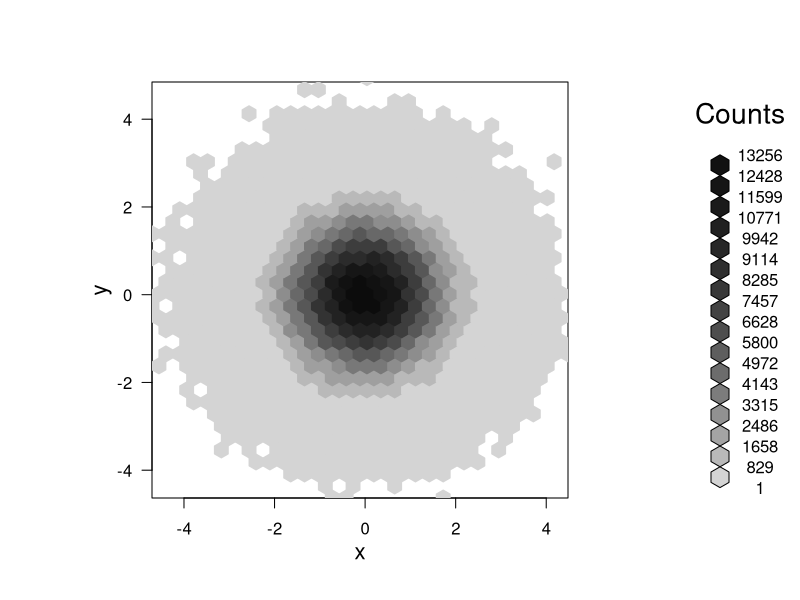
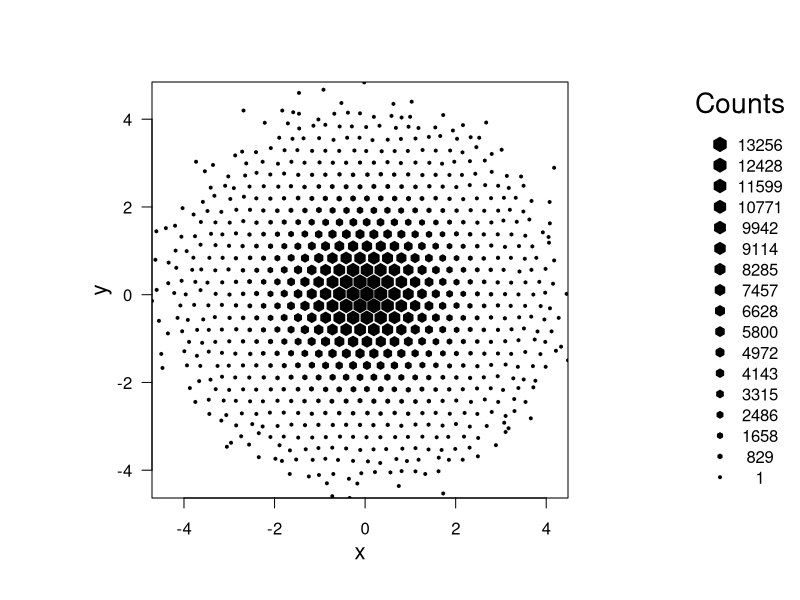
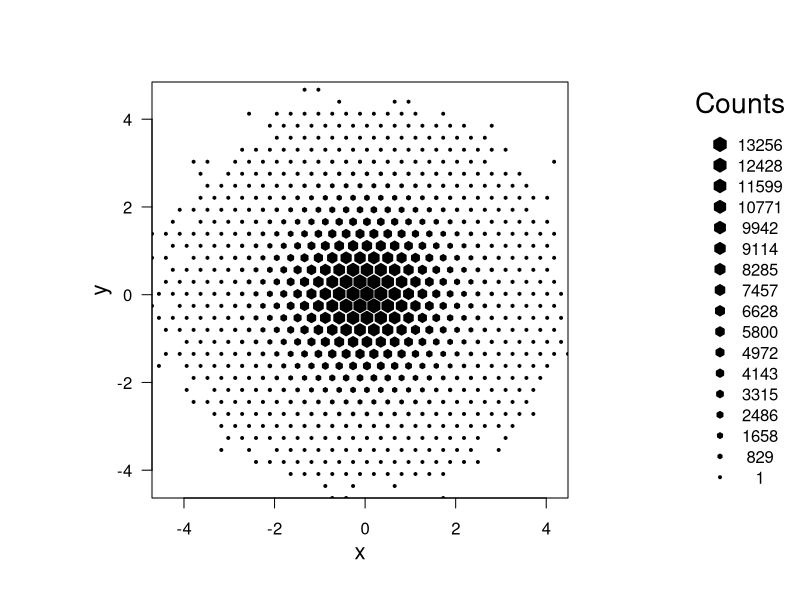
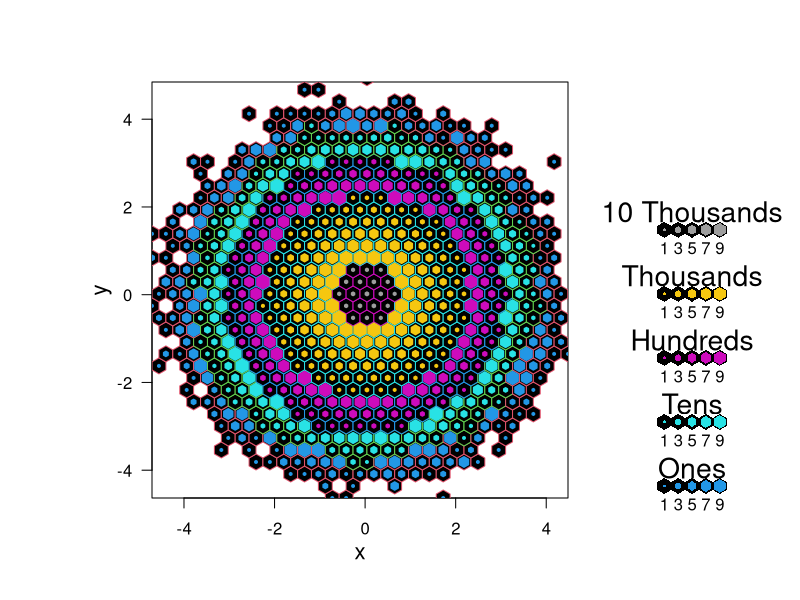
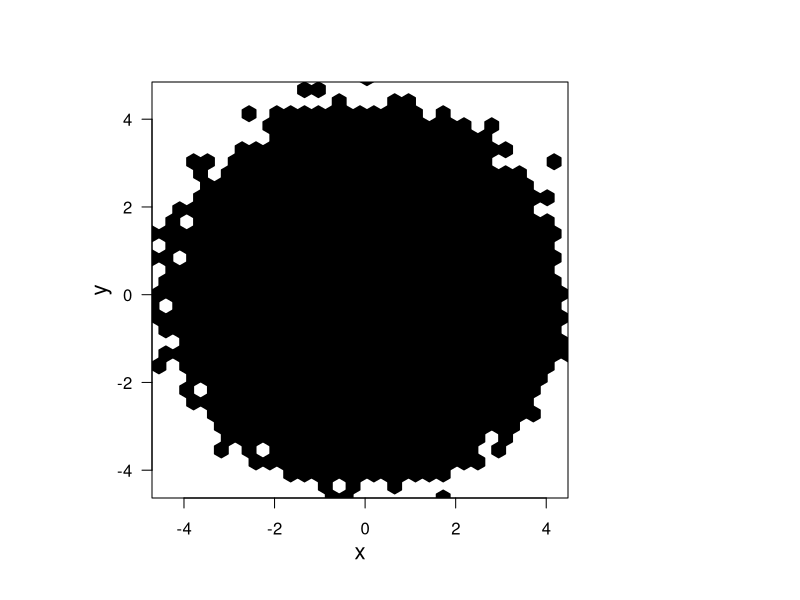
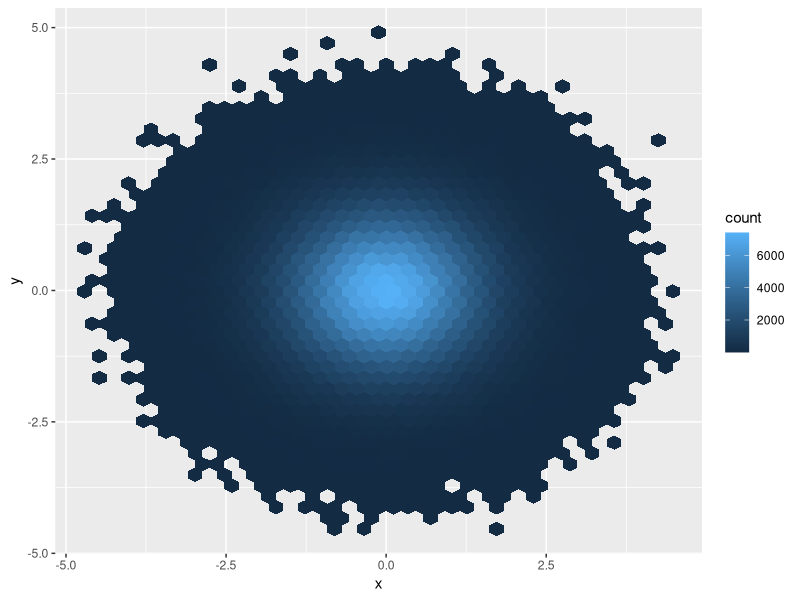

Generate these figures, in order, with R:
#
# hexbin
#  
# reference:
#   https://cran.r-project.org/web/packages/hexbin/vignettes/hexagon_binning.pdf
# 
# Hexagon binning is a form of bivariate histogram useful for visualizing large data set.
# 
# the x-y plane over the set is tessellated by a regular grid of hexagons
# the number of points falling in each hexagon are counted and stored
# plot the hexagon using a color ramp or varying the radius of the hexagon prop to counts
#
# in terms of packing, hexagon is 13% more efficient for covering the plane than squares
# effective for displaying the structure of data set with n >= 1e6
#
library(hexbin)

# example
x    = rnorm(1000000)
y    = rnorm(1000000)
hbin = hexbin(x, y, xbins = 30) 
class(hbin)
plot(hbin)
gplot.hexbin(hbin, style = 'centroids')
gplot.hexbin(hbin, style = 'lattice')
gplot.hexbin(hbin, style = 'nested.lattice')
gplot.hexbin(hbin, style = 'constant.col', colramp = NULL)

# more color option
?colorRamp

# in ggplot2
library(ggplot2)
df = data.frame(x = x, y = y)
ggplot(df) +
  geom_hex(aes(x = x, y = y), bins = 40)
